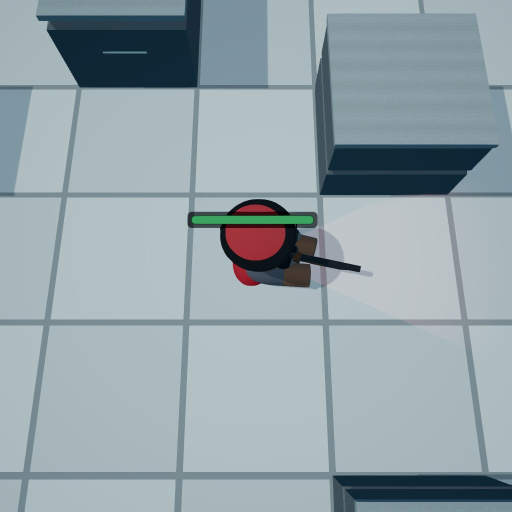
#> input picture Captures/AbilityJuice/shots/r2/hitreact/f0023.jpg, 1024 x 1024 px, given in place of f0008.jpg, which was not available (shown at 1/2 size)
$ python _c3_hr_probe.py
#> lines starting #> are read from the running program, lines starting #| are printed output that depends on the picture; pictures that were not available may be replaced by others from this repository, and a replacement may not be noted
import numpy as np
from PIL import Image

P = 'Captures/AbilityJuice/shots/r2/hitreact/f%04d.jpg'
a = np.asarray(Image.open(P % 8).convert('RGB')).astype(np.float32)
r, g, b = a[..., 0], a[..., 1], a[..., 2]
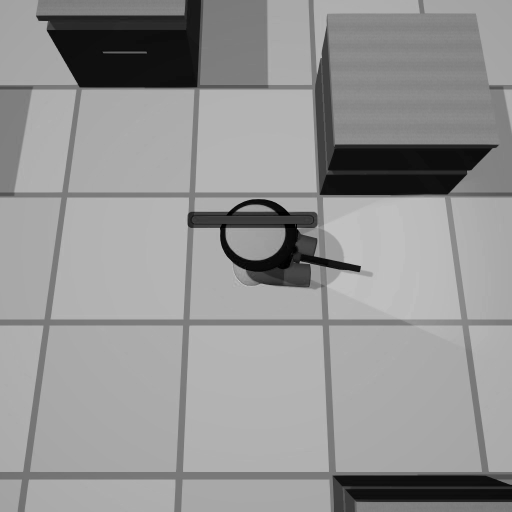
#> r: shape (1024, 1024) float32 (shown at 1/2 size); min 0, max 204, mean 147.4
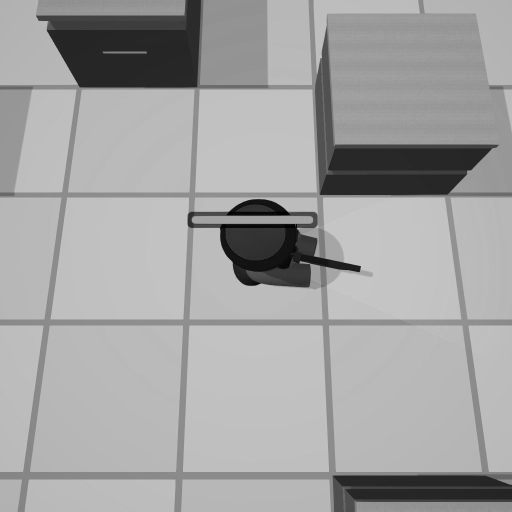
#> g: shape (1024, 1024) float32 (shown at 1/2 size); min 0, max 204, mean 162.5
L = 0.2126*r + 0.7152*g + 0.0722*b


def stat(name, y0, y1, x0, x1):
#> called with name = 'floor left', y0 = 250, y1 = 300, x0 = 100, x1 = 200
    sub = a[y0:y1, x0:x1]
    ll = L[y0:y1, x0:x1]
    print(f'{name:18s} RGB={sub.reshape(-1,3).mean(0).round(1)} L={ll.mean():6.1f} '
          f'Lmin={ll.min():5.1f} Lmax={ll.max():5.1f} R-B={(sub[...,0]-sub[...,2]).mean():+6.1f}')
#| floor left         RGB=[166.8 181.9 186.3] L= 179.0 Lmin=131.9 Lmax=191.2 R-B= -19.5


stat('floor left', 250, 300, 100, 200)
stat('floor below unit', 650, 720, 450, 600)
#> call 2 of stat, with name = 'floor below unit', y0 = 650, y1 = 720, x0 = 450, x1 = 600
#> in stat (call 2), `sub = a[y0:y1, x0:x1]`:
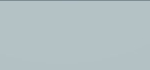
#> sub: shape (70, 150, 3) float32; mean R, G, B 179.1, 193.1, 196.1
#| floor below unit   RGB=[179.1 193.1 196.1] L= 190.3 Lmin=138.2 Lmax=192.2 R-B= -17.1
stat('floor right', 250, 300, 800, 900)
#| floor right        RGB=[112.3 134.  143.5] L= 130.1 Lmin= 33.1 Lmax=158.3 R-B= -31.2
stat('obstacle TL', 30, 80, 180, 300)
#| obstacle TL        RGB=[31.1 54.8 69.5] L=  50.8 Lmin= 32.1 Lmax=150.1 R-B= -38.4
stat('obstacle TR', 60, 110, 720, 850)
#> in stat (call 5), `sub = a[y0:y1, x0:x1]`:
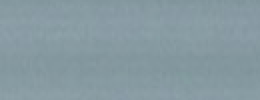
#> sub: shape (50, 130, 3) float32 (shown 2 times larger); mean R, G, B 134.7, 154.1, 161.7
#| obstacle TR        RGB=[134.7 154.1 161.7] L= 150.5 Lmin=143.3 Lmax=158.3 R-B= -27.0
stat('unit body', 470, 500, 510, 560)
#> in stat (call 6), `sub = a[y0:y1, x0:x1]`:
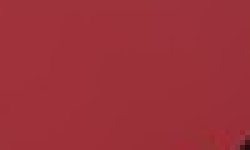
#> sub: shape (30, 50, 3) float32 (shown 5 times larger); mean R, G, B 156.5, 48.9, 57.6
#> in stat (call 6), `ll = L[y0:y1, x0:x1]`:
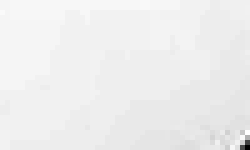
#> ll: shape (30, 50) float32 (shown 5 times larger); min 17.89, max 76.15, mean 72.4; drawn with min black and max white
#| unit body          RGB=[156.5  48.9  57.6] L=  72.4 Lmin= 17.9 Lmax= 76.1 R-B= +98.8
#| unit rim top       RGB=[94.6 33.5 41.6] L=  47.1 Lmin=  0.6 Lmax= 79.8 R-B= +53.0
#| gun barrel         RGB=[79.4 76.2 76.1] L=  76.9 Lmin= 13.7 Lmax=162.9 R-B=  +3.3
stat('unit rim top', 415, 425, 520, 560)
stat('gun barrel', 500, 512, 600, 640)

# whole-frame colour classes
print()
print('--- rest frame class counts (1024x1024) ---')
rb = r - b
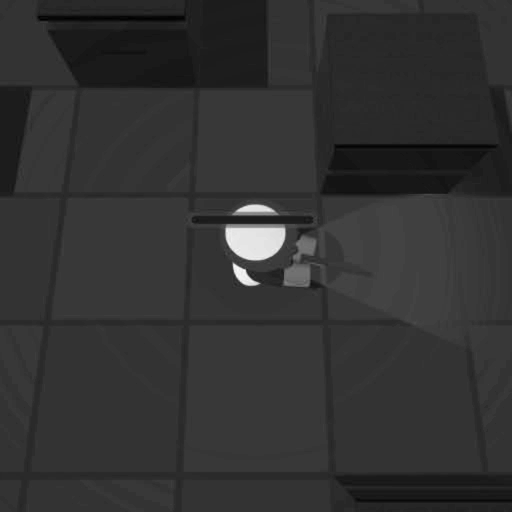
#> rb: shape (1024, 1024) float32 (shown at 1/2 size); min -55, max 118, mean -20.8; drawn with min black and max white
print('R-B > 10 :', int((rb > 10).sum()))
#| R-B > 10 : 13299
print('L < 100 & |R-B|<20 :', int(((L < 100) & (np.abs(rb) < 20)).sum()))
#| L < 100 & |R-B|<20 : 12898
print('L < 100 & R-B<=-20 :', int(((L < 100) & (rb <= -20)).sum()))
#| L < 100 & R-B<=-20 : 99101
print('L<100 total:', int((L < 100).sum()))
#| L<100 total: 123489
# histogram of L in the strip crop region (the square the strip actually cuts)
side = min(a.shape[:2])
#> side = 1024
print('strip crop = full square', side)
#| strip crop = full square 1024
